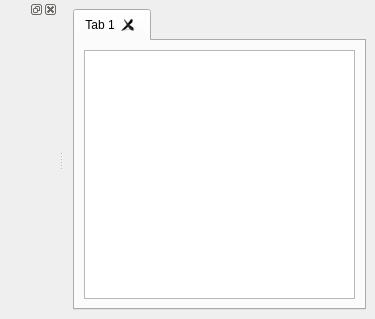
<?xml version="1.0" encoding="UTF-8"?>
<ui version="4.0">
 <class>MainWindow</class>
 <widget class="QMainWindow" name="MainWindow">
  <property name="geometry">
   <rect>
    <x>0</x>
    <y>0</y>
    <width>375</width>
    <height>319</height>
   </rect>
  </property>
  <property name="windowTitle">
   <string>MainWindow</string>
  </property>
  <widget class="QWidget" name="centralwidget">
   <layout class="QGridLayout" name="gridLayout_2">
    <item row="0" column="0">
     <widget class="QTabWidget" name="tabWidget">
      <property name="tabShape">
       <enum>QTabWidget::Rounded</enum>
      </property>
      <property name="currentIndex">
       <number>0</number>
      </property>
      <property name="elideMode">
       <enum>Qt::ElideNone</enum>
      </property>
      <property name="documentMode">
       <bool>false</bool>
      </property>
      <property name="tabsClosable">
       <bool>true</bool>
      </property>
      <property name="movable">
       <bool>true</bool>
      </property>
      <widget class="QWidget" name="tab">
       <attribute name="title">
        <string>Tab 1</string>
       </attribute>
       <layout class="QGridLayout" name="gridLayout_3">
        <item row="0" column="0">
         <widget class="QPlainTextEdit" name="plainTextEdit"/>
        </item>
       </layout>
      </widget>
     </widget>
    </item>
   </layout>
  </widget>
  <widget class="QMenuBar" name="menubar">
   <property name="geometry">
    <rect>
     <x>0</x>
     <y>0</y>
     <width>375</width>
     <height>27</height>
    </rect>
   </property>
  </widget>
  <widget class="QDockWidget" name="dockWidget">
   <attribute name="dockWidgetArea">
    <number>1</number>
   </attribute>
   <widget class="QWidget" name="dockWidgetContents">
    <layout class="QGridLayout" name="gridLayout"/>
   </widget>
  </widget>
 </widget>
 <resources/>
 <connections/>
</ui>
